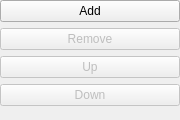
<?xml version="1.0" encoding="UTF-8"?>
<ui version="4.0">
 <class>ButtonControls</class>
 <widget class="QWidget" name="ButtonControls">
  <property name="geometry">
   <rect>
    <x>0</x>
    <y>0</y>
    <width>180</width>
    <height>120</height>
   </rect>
  </property>
  <property name="windowTitle">
   <string>Form</string>
  </property>
  <layout class="QVBoxLayout" name="verticalLayout">
   <property name="spacing">
    <number>0</number>
   </property>
   <property name="leftMargin">
    <number>0</number>
   </property>
   <property name="topMargin">
    <number>0</number>
   </property>
   <property name="rightMargin">
    <number>0</number>
   </property>
   <property name="bottomMargin">
    <number>0</number>
   </property>
   <item>
    <layout class="QVBoxLayout" name="verticalLayout_5">
     <property name="spacing">
      <number>6</number>
     </property>
     <property name="sizeConstraint">
      <enum>QLayout::SetDefaultConstraint</enum>
     </property>
     <item>
      <widget class="QPushButton" name="pB_add">
       <property name="enabled">
        <bool>true</bool>
       </property>
       <property name="text">
        <string>Add</string>
       </property>
       <property name="icon">
        <iconset resource="../resources.qrc">
         <normaloff>:/icons/plus-16.png</normaloff>:/icons/plus-16.png</iconset>
       </property>
      </widget>
     </item>
     <item>
      <widget class="QPushButton" name="pB_remove">
       <property name="enabled">
        <bool>false</bool>
       </property>
       <property name="text">
        <string>Remove</string>
       </property>
       <property name="icon">
        <iconset resource="../resources.qrc">
         <normaloff>:/icons/delete-16.png</normaloff>:/icons/delete-16.png</iconset>
       </property>
      </widget>
     </item>
     <item>
      <widget class="QPushButton" name="pB_up">
       <property name="enabled">
        <bool>false</bool>
       </property>
       <property name="text">
        <string>Up</string>
       </property>
       <property name="icon">
        <iconset resource="../resources.qrc">
         <normaloff>:/icons/arrow_down-16.png</normaloff>:/icons/arrow_down-16.png</iconset>
       </property>
      </widget>
     </item>
     <item alignment="Qt::AlignTop">
      <widget class="QPushButton" name="pB_down">
       <property name="enabled">
        <bool>false</bool>
       </property>
       <property name="text">
        <string>Down</string>
       </property>
       <property name="icon">
        <iconset resource="../resources.qrc">
         <normaloff>:/icons/arrow-top-16.png</normaloff>:/icons/arrow-top-16.png</iconset>
       </property>
      </widget>
     </item>
    </layout>
   </item>
  </layout>
 </widget>
 <resources>
  <include location="../resources.qrc"/>
 </resources>
 <connections/>
</ui>
